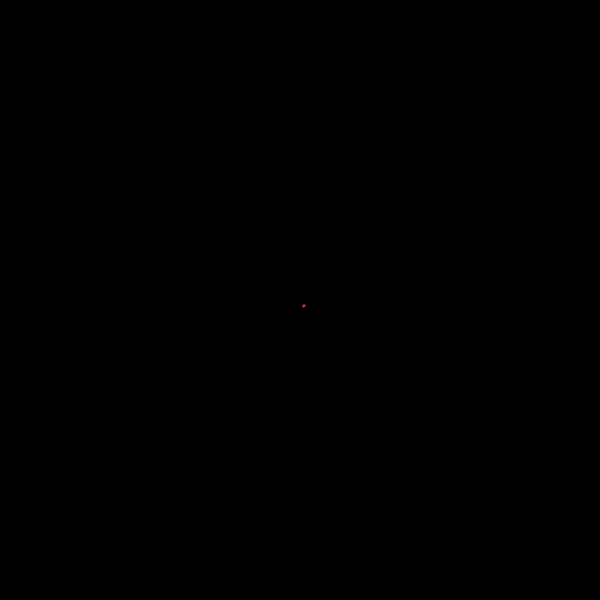
Frame 1 (no input)
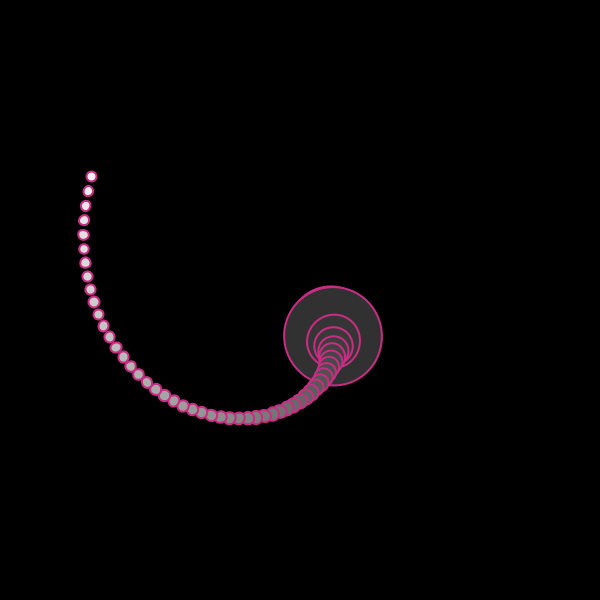
Frame 60 (the mouse pressed at the canvas centre just before this capture)
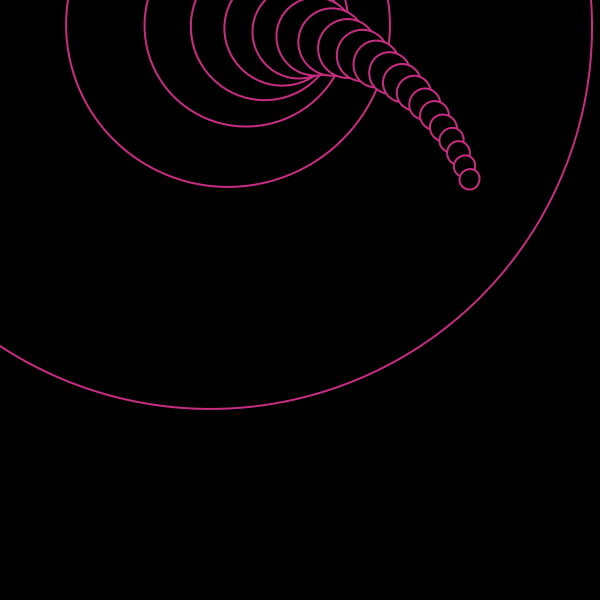
Frame 120 (the mouse held since frame 60 and released just before this capture)

The Processing sketch that drew these frames (run headless with seeded random() and noise(); from frame 60 on, the mouse is pressed at the canvas centre):

// Processing sketch: processing_3306
// ── processing_3306.pde

// basado en  "Gold Threads" by Lib4tech

float a = 5; 
float b = 5; 
 
void setup() { 
  size(600, 600); 
  background(0); 
  smooth(); 
  loop(); 
  frameRate(20); 
} 
 
void draw() { 
  translate(width/2, height/2); 
  rotate(radians(a+b)); 
  strokeWeight(2);       // espesor del borde de la elipse
  stroke(201, 45, 131);  // color del borde de la elipse
  fill(random(a,b)); 
  ellipse(a, b, a/b, a/b); // elipse/círculo
  
  a += 4; 
  b -= 00.5; 
  
  if (a > width/2 ) { 
    a = random(width); 
    a = -a; 
    b = a / b; 
  } 
  if (b > height/2) { 
   a = 10; 
   b = a / b; 
 } 
} 
 

void mousePressed() { 
  if(mouseButton == LEFT) {
  noLoop();  
  
/* Al presionar el botón izquierdo del mouse
   se detiene la animación.*/
   
  } else if (mouseButton == RIGHT) { 
    loop();
  } else {
    loop();
  }
}
/* Al presionar el botón derecho del mouse,
   continúa moviéndose. */
